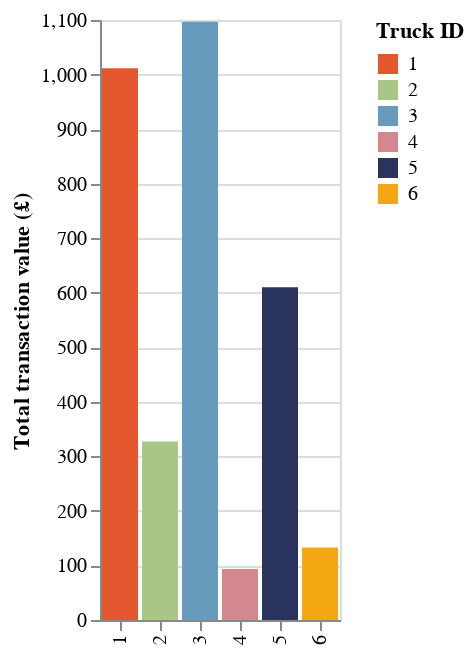

Notebook code cell kept with this figure:
### Code cell
total_transaction_value = df.groupby(df['truck_id'])["total"].sum().reset_index().sort_values('total', ascending=False)

alt.Chart(total_transaction_value).mark_bar().encode(
    x=alt.X("truck_id:N", title=None),
    y=alt.Y("total:Q", title="Total transaction value (£)"),
    color=alt.Color("truck_id:N", title="Truck ID", scale=alt.Scale(domain=[1, 2, 3, 4, 5, 6], range=['#E4572E',  '#A8C686', '#669BBC', '#D4878D', '#29335C', '#F3A712'])))

### Figure 1 — Vega-Lite specification as saved in the notebook (floating-point values rounded to 4 significant figures)
{"config": {"view": {"continuousWidth": 300, "continuousHeight": 300}}, "data": {"name": "data-cc555a0ca41caa457e2a8f9e1982c475"}, "mark": {"type": "bar"}, "encoding": {"color": {"field": "truck_id", "scale": {"domain": [1, 2, 3, 4, 5, 6], "range": ["#E4572E", "#A8C686", "#669BBC", "#D4878D", "#29335C", "#F3A712"]}, "title": "Truck ID", "type": "nominal"}, "x": {"field": "truck_id", "title": null, "type": "nominal"}, "y": {"field": "total", "title": "Total transaction value (£)", "type": "quantitative"}}, "$schema": "https://vega.github.io/schema/vega-lite/v5.20.1.json", "datasets": {"data-cc555a0ca41caa457e2a8f9e1982c475": [{"truck_id": 3, "total": 1097.0}, {"truck_id": 1, "total": 1012.0}, {"truck_id": 5, "total": 610.2}, {"truck_id": 2, "total": 327.1}, {"truck_id": 6, "total": 132.8}, {"truck_id": 4, "total": 93.56}]}}
